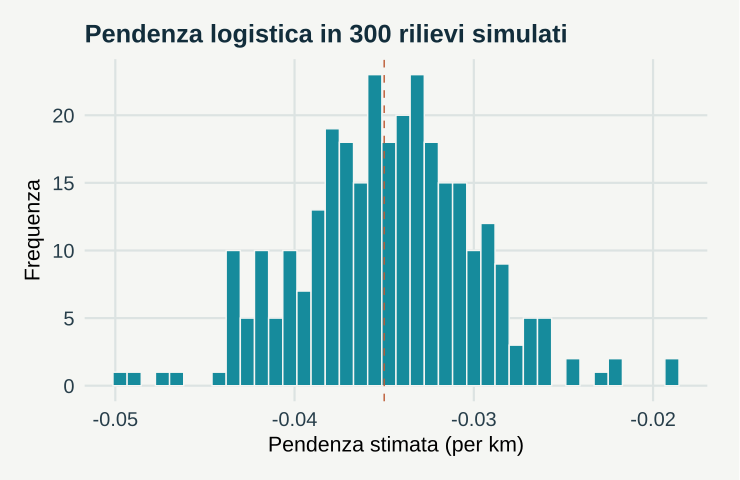

Write R code to recreate this figure.
# GeoStat Lab — funzioni comuni. R >= 4.3; ggplot2 >= 3.4; jsonlite.
suppressPackageStartupMessages(library(ggplot2))
col_geo <- c('#168B9C','#BC5B35','#7054A4','#A17B19','#227864','#64748B')
theme_set(theme_minimal(base_size=17, base_family='sans') + theme(
  plot.background=element_rect(fill='#F5F6F3',colour=NA),
  panel.background=element_rect(fill='#F5F6F3',colour=NA),
  panel.grid.minor=element_blank(),panel.grid.major=element_line(colour='#DCE3E2'),
  plot.title=element_text(size=19,face='bold',colour='#122D3B'),
  plot.subtitle=element_text(size=13,colour='#405560',margin=margin(b=12)),
  axis.text=element_text(size=15,colour='#273E4A'),axis.title=element_text(size=16),
  legend.position='bottom',legend.title=element_blank(),legend.text=element_text(size=14),
  strip.text=element_text(size=15,face='bold'),plot.margin=margin(18,24,18,18)))
metric <- function(...) data.frame(grandezza=names(c(...)),valore=as.character(c(...)),check.names=FALSE)
f <- function(x,d=3) {out<-formatC(x,digits=d,format='fg');out[!is.finite(x)]<-'Non definito';out}
line_plot <- function(d,x='x',y='y',title='',xl=x,yl=y,group=NULL) {
 p<-ggplot(d,aes(x=.data[[x]],y=.data[[y]]))
 if(is.null(group)) p<-p+geom_line(colour=col_geo[1],linewidth=1.05) else p<-p+aes(colour=.data[[group]],group=.data[[group]])+geom_line(linewidth=1)+scale_colour_manual(values=col_geo)
 p+labs(title=title,x=xl,y=yl)
}
point_plot <- function(d,x='x',y='y',title='',xl=x,yl=y,group=NULL) {
 p<-ggplot(d,aes(x=.data[[x]],y=.data[[y]]))
 if(is.null(group))p<-p+geom_point(colour=col_geo[1],size=2.5,alpha=.8) else p<-p+aes(colour=.data[[group]])+geom_point(size=2.7,alpha=.85)+scale_colour_manual(values=col_geo)
 p+labs(title=title,x=xl,y=yl)
}
hist_plot<-function(x,title='',xl='Valore',bins=20)ggplot(data.frame(x=x),aes(x))+geom_histogram(bins=bins,fill=col_geo[1],colour='#F5F6F3')+labs(title=title,x=xl,y='Frequenza')
bar_plot<-function(d,x='gruppo',y='valore',title='',yl='Valore')ggplot(d,aes(x=.data[[x]],y=.data[[y]],fill=.data[[x]]))+geom_col(width=.65)+scale_fill_manual(values=rep(col_geo,length.out=length(unique(d[[x]])) ))+guides(fill='none')+labs(title=title,x=NULL,y=yl)
map_plot<-function(d,z='z',title='',xl='Est [km]',yl='Nord [km]')ggplot(d,aes(x,y,fill=.data[[z]]))+geom_raster()+coord_equal()+scale_fill_gradientn(colours=c('#153F56','#298C9C','#B8CDB2','#F1D889','#AD542F'))+labs(title=title,x=xl,y=yl)
acf_data<-function(x,lag=20){a<-acf(x,lag.max=min(lag,length(x)-1),plot=FALSE);data.frame(x=as.vector(a$lag)[-1],y=as.vector(a$acf)[-1])}
# AR(1), distribuzione marginale stazionaria N(0, 1).
ar_series<-function(n,rho){x<-numeric(n);x[1]<-rnorm(1);for(i in 2:n)x[i]<-rho*x[i-1]+sqrt(1-rho^2)*rnorm(1);x}
# Distanze euclidee in unità metriche già dichiarate; nessuna conversione implicita di CRS.
dist_cross<-function(a,b)sqrt(outer(a[,1],b[,1],'-')^2+outer(a[,2],b[,2],'-')^2)
# Predittore IDW: i punti coincidenti ricevono esattamente il valore osservato.
idw<-function(xy,z,new,power=2){dd<-dist_cross(new,xy);apply(dd,1,function(d)if(any(d<1e-10))mean(z[d<1e-10])else weighted.mean(z,d^(-power)))}
# CART didattico binario: divisioni assiali che minimizzano l'impurità di Gini.
cart_fit<-function(x,y,depth=2,minleaf=4){
 node<-list(p=mean(y),n=length(y));if(depth<1||length(unique(y))<2||length(y)<2*minleaf)return(node)
 best<-Inf
 for(j in seq_len(ncol(x))){v<-sort(unique(x[,j])); if(length(v)<2)next
  for(cut in (head(v,-1)+tail(v,-1))/2){left<-x[,j]<=cut;nl<-sum(left);nr<-sum(!left);if(min(nl,nr)<minleaf)next
   score<-nl*mean(y[left])*(1-mean(y[left]))+nr*mean(y[!left])*(1-mean(y[!left]))
   if(score<best){best<-score;node$j<-j;node$cut<-cut;split<-left}
  }
 }
 if(is.finite(best)){node$left<-cart_fit(x[split,,drop=FALSE],y[split],depth-1,minleaf);node$right<-cart_fit(x[!split,,drop=FALSE],y[!split],depth-1,minleaf)};node
}
cart_predict<-function(tree,x)apply(x,1,function(row){t<-tree;while(!is.null(t$j))t<-if(row[t$j]<=t$cut)t$left else t$right;t$p})
p <- list(np = 100, su = 0.25, seed = 17)
set.seed(p$seed)
dist <- rep(seq(2, 60, length.out = 12), each = 3)

staz <- rep(1:12, each = 3)

sim <- t(replicate(300, {
    u <- rnorm(12, 0, p$su)[staz]
    k <- rbinom(36, p$np, plogis(-0.6 - 0.035 * dist + u))
    m <- glm(cbind(k, p$np - k) ~ dist, family = binomial)
    phi <- sum(residuals(m, type = "pearson")^2)/m$df.residual
    c(b = coef(m)[[2]], s = sqrt(diag(vcov(m)))[[2]], phi = phi)
}))

data <- data.frame(b = sim[, "b"])

plots <- list(hist_plot(sim[, "b"], title = "Pendenza logistica in 300 rilievi simulati", xl = "Pendenza stimata (per km)", 
    bins = 40) + geom_vline(xintercept = -0.035, linetype = 2, colour = col_geo[2]))

metrics <- metric(`Deviazione standard delle pendenze` = f(sd(sim[, "b"])), `Errore standard binomiale medio` = f(mean(sim[, 
    "s"])), `Errore standard quasi-binomiale medio` = f(mean(sim[, "s"] * sqrt(sim[, "phi"]))), `Dispersione media` = f(mean(sim[, 
    "phi"])))
print(metrics,row.names=FALSE)
ggplot2::ggsave('m20-punti-A.svg',plots[[1]],device=svglite::svglite,width=7.7,height=5.0,bg='#F8F6F1')
